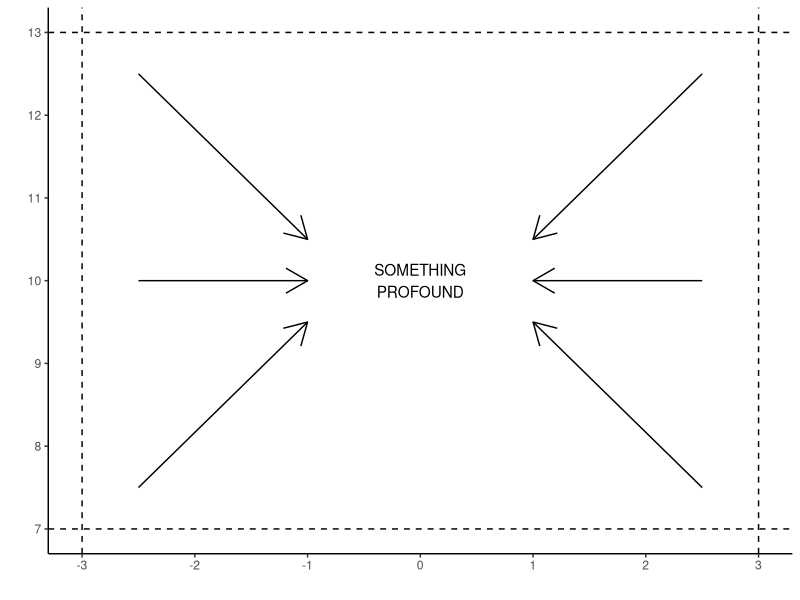

Recreate this plot in R.
######################
##   Exercise 7.2   ##
##  The Book of R   ##
## Theo Bruckbauer  ##
######################

library(ggplot2)

qplot(geom = "blank") +
  geom_hline(yintercept = 13, linetype = "dashed") +
  geom_hline(yintercept = 7, linetype = "dashed") +
  geom_vline(xintercept = -3, linetype = "dashed") +
  geom_vline(xintercept = 3, linetype = "dashed") +
  geom_segment(aes(
    x = -2.5,
    xend = -1,
    y = 12.5,
    yend = 10.5
  ), arrow = arrow(ends = "last")) +
  geom_segment(aes(
    x = -2.5,
    xend = -1,
    y = 7.5,
    yend = 9.5
  ), arrow = arrow(ends = "last")) +
  geom_segment(aes(
    x = -2.5,
    xend = -1,
    y = 10,
    yend = 10
  ), arrow = arrow(ends = "last")) +
  geom_segment(aes(
    x = 1,
    xend = 2.5,
    yend = 12.5,
    y = 10.5
  ), arrow = arrow(ends = "first")) +
  geom_segment(aes(
    x = 1,
    xend = 2.5,
    yend = 7.5,
    y = 9.5
  ), arrow = arrow(ends = "first")) +
  geom_segment(aes(
    x = 1,
    xend = 2.5,
    yend = 10,
    y = 10
  ), arrow = arrow(ends = "first")) +
  annotate("text",
           label = "SOMETHING\nPROFOUND",
           x = 0,
           y = 10) +
  scale_x_continuous(limits = c(-3, 3), breaks = seq(-3, 3, 1)) +
  scale_y_continuous(limits = c(7, 13), breaks = seq(7, 13, 1)) +
  theme(
    panel.grid.major = element_blank(),
    panel.grid.minor = element_blank(),
    panel.background = element_blank(),
    axis.line = element_line(colour = "black")
  )
